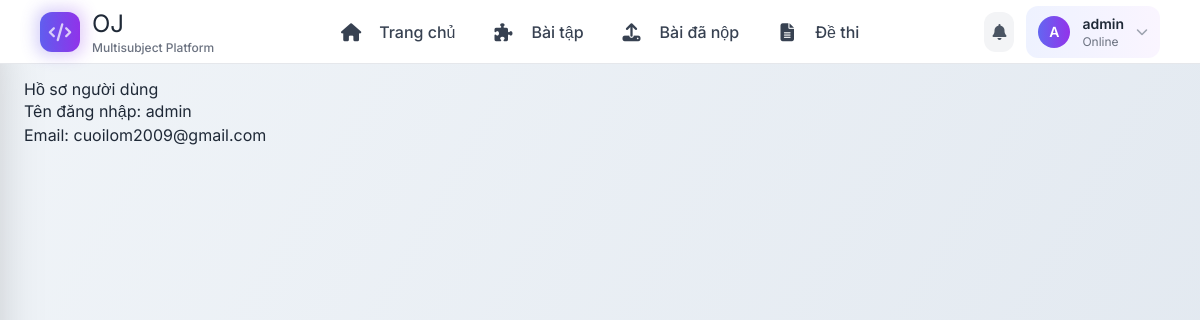
The app's page /users/profile/ (signed in) with its own data.
### users/models.py (models this page shows)
class CustomUser(AbstractUser):
    is_teacher = models.BooleanField(default=False)

### users/views.py (the view)
# urls.py: path('profile/', views.profile_view, name='profile'),
def profile_view(request):
    return render(request, 'users/profile.html')

### users/templates/users/profile.html (shortened to what this page needs)
{% extends 'base.html' %}
{% block content %}
<h2>Hồ sơ người dùng</h2>
<p>Tên đăng nhập: {{ user.username }}</p>
<p>Email: {{ user.email }}</p>
{% endblock %}

### templates/base.html (shortened to what this page needs)
{% load static %}
<!DOCTYPE html>
<html lang="vi">
<head>
  <link rel="stylesheet" href="{% static 'style.css' %}">
  <link href="https://cdnjs.cloudflare.com/ajax/libs/font-awesome/6.4.0/css/all.min.css" rel="stylesheet">
  <script src="https://cdn.tailwindcss.com"></script>
</head>
<body>
  <nav class="navbar" role="navigation" aria-label="Main navigation">
    <div class="flex items-center justify-between w-full max-w-7xl mx-auto px-4">
      <div class="flex items-center space-x-4">
        <a href="{% url 'home' %}" class="flex items-center space-x-3 group" aria-label="Về trang chủ">
          <div class="relative">
            <div class="w-10 h-10 bg-gradient-to-r from-indigo-500 to-purple-600 rounded-xl flex items-center justify-center text-white font-bold text-lg transform group-hover:scale-110 transition-transform duration-300">
              <i class="fas fa-code"></i>
            </div>
            <div class="absolute -inset-1 bg-gradient-to-r from-indigo-600 to-purple-600 rounded-xl blur opacity-25 group-hover:opacity-40 transition duration-300"></div>
          </div>
          <div>
            <span class="logo text-2xl">OJ</span>
            <div class="text-xs text-gray-500 font-medium">Multisubject Platform</div>
          </div>
        </a>
      </div>
      <div class="nav-desktop hidden md:flex items-center space-x-1">
        <a href="{% url 'home' %}" class="nav-link flex items-center space-x-2 px-4 py-2 text-gray-700 hover:text-indigo-600 {% if request.path == '/' %}active{% endif %}">
          <i class="fas fa-home text-sm"></i>
          <span class="font-medium">Trang chủ</span>
        </a>
        <a href="{% url 'problem_list' %}" class="nav-link flex items-center space-x-2 px-4 py-2 text-gray-700 hover:text-indigo-600 {% if '/problems/' in request.path %}active{% endif %}">
          <i class="fas fa-puzzle-piece text-sm"></i>
          <span class="font-medium">Bài tập</span>
        </a>
        <a href="{% url 'submission_list' %}" class="nav-link flex items-center space-x-2 px-4 py-2 text-gray-700 hover:text-indigo-600 {% if '/submissions/' in request.path %}active{% endif %}">
          <i class="fas fa-upload text-sm"></i>
          <span class="font-medium">Bài đã nộp</span>
        </a>
        <a href="{% url 'exam_list' %}" class="nav-link flex items-center space-x-2 px-4 py-2 text-gray-700 hover:text-indigo-600 {% if '/exams/' in request.path %}active{% endif %}">
          <i class="fas fa-file-alt text-sm"></i>
          <span class="font-medium">Đề thi</span>
        </a>
      </div>
      <div class="flex items-center space-x-3">
        {% if user.is_authenticated %}
          <button class="notification-badge p-2 rounded-xl bg-gray-100 hover:bg-gray-200 transition-colors" title="Thông báo">
            <i class="fas fa-bell text-gray-600"></i>
          </button>
          <div class="user-menu relative hidden md:block" role="menu">
            <div id="userMenuTrigger" class="flex items-center space-x-3 px-3 py-2 bg-gradient-to-r from-indigo-50 to-purple-50 rounded-xl cursor-pointer hover:from-indigo-100 hover:to-purple-100 transition-all duration-300" aria-expanded="false" aria-haspopup="true">
              <div class="w-8 h-8 bg-gradient-to-r from-indigo-500 to-purple-600 rounded-full flex items-center justify-center text-white text-sm font-semibold">
                {{ user.username|first|upper }}
              </div>
              <div class="hidden sm:block">
                <div class="font-semibold text-gray-800 text-sm">{{ user.username }}</div>
                <div class="text-xs text-gray-500">Online</div>
              </div>
              <i class="fas fa-chevron-down text-xs text-gray-400 transition-transform duration-300" id="chevronIcon"></i>
            </div>
          </div>
        {% endif %}
      </div>
    </div>
  </nav>
  <main class="content slide-in" role="main">
    {% block content %}{% endblock %}
  </main>
</body>
</html>

### static/style.css (style rules this page uses)
:root { --primary-color: #4F46E5; --primary-hover: #4338CA; --secondary-color: #475569; --danger-color: #DC2626; --success-color: #059669; --light-color: #F3F4F6; --dark-color: #1F2937; --border-color: #E5E7EB; --bg-color: #FFFFFF; }
*, *::before, *::after { margin: 0; padding: 0; box-sizing: border-box; }
html { font-size: 16px; }
body { font-family: 'Inter', sans-serif; line-height: 1.5; color: var(--dark-color); background: linear-gradient(120deg, #f0f4f8 0%, #e0e7ef 100%); min-height: 100vh; }
.navbar { position: fixed; top: 0; left: 0; right: 0; height: 4rem; background-color: var(--bg-color); display: flex; align-items: center; justify-content: space-between; padding: 0 1.5rem; z-index: 1000; transition: all 0.3s ease; border-bottom: 1px solid var(--border-color); }
.nav-link { display: flex; align-items: center; gap: 0.5rem; color: var(--secondary-color); text-decoration: none; font-weight: 500; padding: 0.5rem 1rem; border-radius: 0.5rem; transition: all 0.2s ease; }
.nav-link i { font-size: 1.125rem; width: 1.5rem; text-align: center; }
.user-menu, .auth-buttons { display: flex; align-items: center; gap: 0.75rem; }
.content { max-width: 80rem; margin: 5rem auto 2rem; padding: 0 1.5rem; }
h1, h2, h3, h4 { color: var(--dark-color); font-weight: 700; line-height: 1.2; margin-bottom: 1rem; }
h2 { font-size: 1.5rem; }

### records on screen
CustomUser: username|first "A", username "admin", email "cuoilom2009@gmail.com"
